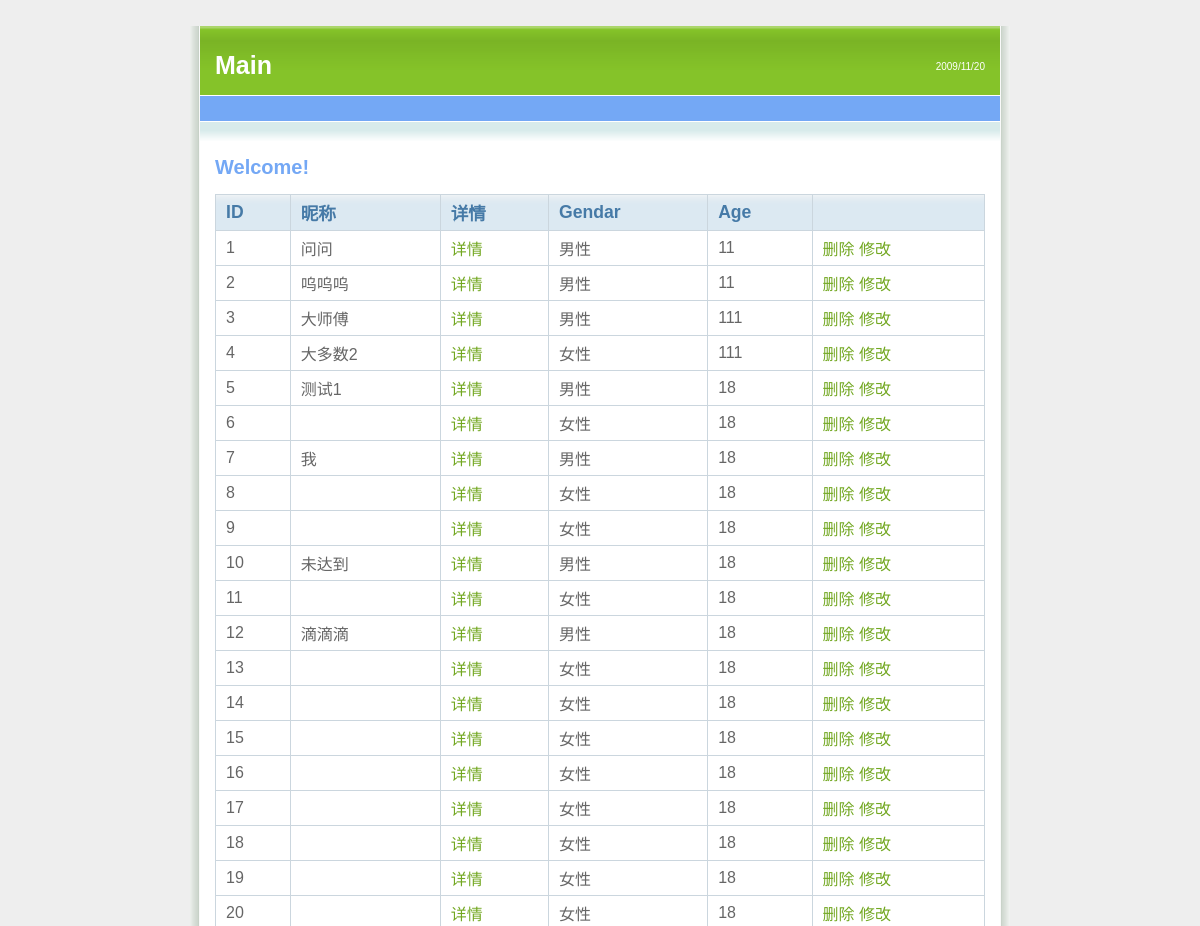
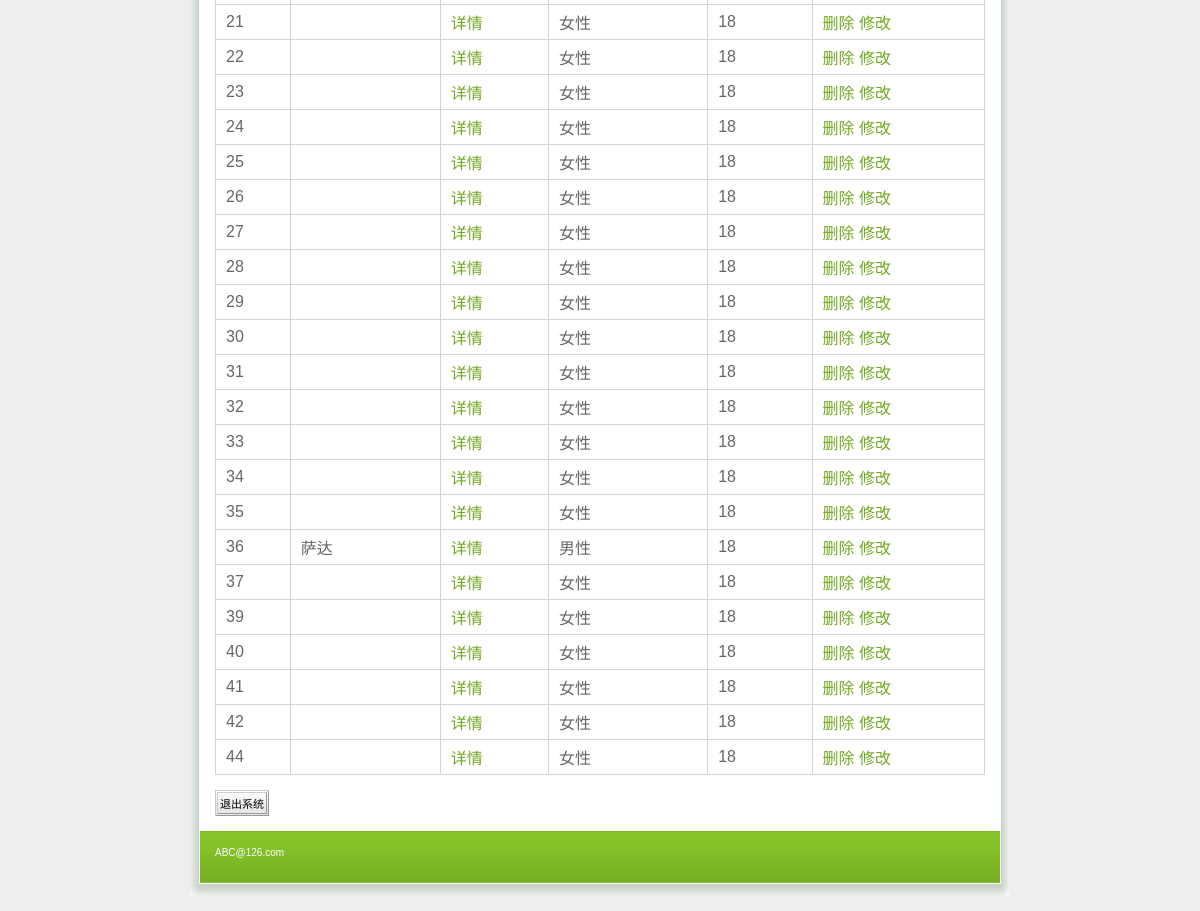
/userList/, run on the app's committed database (2 pictures, top to bottom).
### app/models.py (models this page shows)
class User(models.Model):
	SEX = (
		('male','男性'),
		('female','女性')
	)
	nikename = models.CharField(max_length=20)
	username = models.CharField(max_length=20,blank=True)
	password = models.CharField(max_length=20)
	age = models.IntegerField(default=18,blank=True)
	sex = models.CharField(max_length=6, choices=SEX,blank=True)
	tel = models.CharField(max_length=20,blank=True)
	others = models.CharField(max_length=100,blank=True)
	pic = models.ImageField("图片",upload_to="pic",blank=True)

### app/views.py (the view)
# urls.py: path('userList/',views.userList),
def userList(request):
	user = User.objects.all()
	return render(request, 'userList.html',{'users':user})

### app/templates/userList.html (shortened to what this page needs)
﻿<html>
	<head>
		<link rel="stylesheet" type="text/css" href="/static/css/style.css" />
	</head>
	<body>
		<div id="wrap">
			<div id="top_content">
				<div id="header">
					<div id="rightheader">
						<p>
							2009/11/20
							<br />
						</p>
					</div>
					<div id="topheader">
						<h1 id="title">
							<a href="#">Main</a>
						</h1>
					</div>
					<div id="navigation">
					</div>
				</div>
				<div id="content">
					<p id="whereami">
					</p>
					<h1>
						Welcome!
					</h1>
					<table class="table">
						<tr class="table_header">
							<td>
								ID
							</td>
							<td>昵称</td>
							<td>
								详情
							</td>
							<td>
								Gendar
							</td>
							<td>
								Age
							</td>
							<td>
							</td>
						</tr>
						{%for user in users%}
						<tr class="row1">
							<td>
								{{user.id}}
							</td>
							<td>{{user.nikename}}</td>
							<td>
								<a href="/userDetail/?uid={{user.id}}">
								详情
								</a>
							</td>
							<td>
								{% if user.sex == 'male' %}
								男性
								{% else %}
								女性
								{% endif %}
							</td>
							<td>
								{{user.age}}
							</td>
							<td>
								<a href="/user_delete/?uid={{user.id}}">删除</a>
								<a href='/user_update/?uid={{user.id}}'>修改</a>
							</td>
						</tr>
						{% endfor %}
					</table>
					<p>
						<input type="button" class="button" value="退出系统"
							onclick="location='/login/'" />
					</p>
				</div>
			</div>
			<div id="footer">
				<div id="footer_bg">
					ABC@126.com
				</div>
			</div>
		</div>
	</body>
</html>

### static/css/style.css (style rules this page uses)
body { margin: 0; font-size: 62.5%; font-family: Verdana, Arial, Helvetica, sans-serif; padding: 15px 0; background: #eeeeee; }
#wrap { width: 820px; margin: 0 auto; background: url(../img/bg.gif) top center repeat-y #FFFFFF; }
#top_content { padding: 0 10px; }
#topheader { padding: 25px 15px 15px 15px; margin: 0 auto 0 auto; background: url(../img/top_left.gif) top left repeat-x #85C329; }
#rightheader { float: right; width: 375px; height: 40px; color: #FFFFFF; text-align: right; }
#rightheader p { padding: 35px 15px 0 0; margin: 0; text-align: right; }
#title { padding: 0; margin: 0; font-size: 2.5em; color: #FFFFFF; }
#title a:link, #title a:visited { color: #FFFFFF; text-decoration: none; }
#navigation { background: #74A8F5; border-top: 1px solid #ffffff; height: 25px; clear: both }
#content { padding: 0 15px; margin: 0 auto 0 auto; background: url(../img/content_bg.gif) repeat-x left top #ffffff; color: #666666; }
#content p#whereami { padding: 20px 0 15px 0; margin: 0; }
#content h1, #content h2, #content h3, #content h4 , #content h5 { color: #74A8F5; }
#content h1 { font-family: "Trebuchet MS", Arial, Helvetica; padding: 0; margin: 0 0 15px 0; font-size: 2em; }
#footer { background: url(../img/footer.gif) no-repeat center bottom ; color: #FFFFFF; padding: 0 10px 13px 10px; }
#footer #footer_bg { background: url(../img/footer_bg.gif) repeat-x left bottom #85C329; padding: 15px 15px 25px 15px; border-top: 1px solid #7BB425; }
.table { margin-bottom: 15px; width: 100%; border-collapse: collapse; }
.table_header td { background: url(../img/tableheader-bg.gif) no-repeat left top; padding: 5px 10px; color: rgb(70,122,167); border-top: 1px solid #CBD6DE; border-bottom: 1px solid #ADBECB; font-size: 1.1em; font-weight: bold; }
.table_header td { border: 1px solid #CBD6DE; }
.row1 td, .row2 td, .row_hover td, .paging_row td { padding: 5px 10px; color: #666666; border: 1px solid #CBD6DE; }
.row1 td { background: #ffffff; }
#content p { font-size: 1.2em; margin: 0; padding: 0 0 15px 0; }
#content p a:link, #content p a:visited, .table a:link, .table a:visited, .link a { color: #73A822; text-decoration: none; }
input.button { margin: 0; padding: 2px; border: 3px double #999999; border-left-color: #ccc; border-top-color: #ccc; background: url(../img/button.gif) repeat-x left top; font-size: 11px; font-family: Verdana, Arial, Helvetica, sans-serif; }

### data on the page
User: id "1", nikename "问问", sex "男性", age "11"
User: id "2", nikename "呜呜呜", sex "男性", age "11"
User: id "3", nikename "大师傅", sex "男性", age "111"
User: id "4", nikename "大多数2", sex "女性", age "111"
User: id "5", nikename "测试1", sex "男性", age "18"
User: id "6", sex "女性", age "18"
User: id "7", nikename "我", sex "男性", age "18"
User: id "8", sex "女性", age "18"
User: id "9", sex "女性", age "18"
User: id "10", nikename "未达到", sex "男性", age "18"
User: id "11", sex "女性", age "18"
User: id "12", nikename "滴滴滴", sex "男性", age "18"
User: id "13", sex "女性", age "18"
User: id "14", sex "女性", age "18"
User: id "15", sex "女性", age "18"
User: id "16", sex "女性", age "18"
User: id "17", sex "女性", age "18"
User: id "18", sex "女性", age "18"
User: id "19", sex "女性", age "18"
User: id "20", sex "女性", age "18"
User: id "21", sex "女性", age "18"
User: id "22", sex "女性", age "18"
User: id "23", sex "女性", age "18"
User: id "24", sex "女性", age "18"
User: id "25", sex "女性", age "18"
User: id "26", sex "女性", age "18"
User: id "27", sex "女性", age "18"
User: id "28", sex "女性", age "18"
User: id "29", sex "女性", age "18"
User: id "30", sex "女性", age "18"
User: id "31", sex "女性", age "18"
User: id "32", sex "女性", age "18"
User: id "33", sex "女性", age "18"
User: id "34", sex "女性", age "18"
User: id "35", sex "女性", age "18"
User: id "36", nikename "萨达", sex "男性", age "18"
User: id "37", sex "女性", age "18"
User: id "39", sex "女性", age "18"
User: id "40", sex "女性", age "18"
User: id "41", sex "女性", age "18"
User: id "42", sex "女性", age "18"
User: id "44", sex "女性", age "18"
